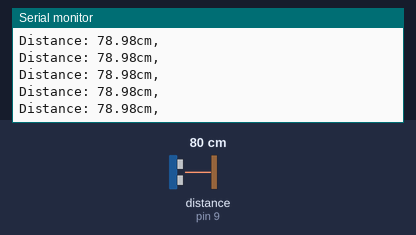
Recording of a sketch running on a simulated Arduino Uno, built with avr-gcc and run on an emulated ATmega328P. Parts: the last lines printed to the serial monitor. Wiring (inferred from the names in the program): ultrasonic range finder: trigger pin 8; echo pin 9. The inputs (shaded band) are chosen by the test bench; at power-on: distance to the obstacle (sensor on pin 9) 80 cm. The echo pulse lasts 58.3 µs per cm.

Above: at 1.2 s.
1.3 s: distance to the obstacle (sensor on pin 9) set to 2 cm
At 1.38 s:
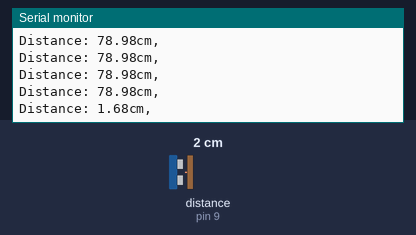
2.8 s: distance to the obstacle (sensor on pin 9) set to 4 cm
At 2.8 s:
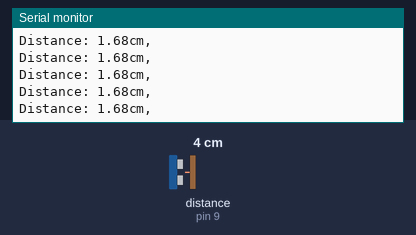
Timing chart, 0 to 5.8 s (numbered marks = the images above; inputs shaded):
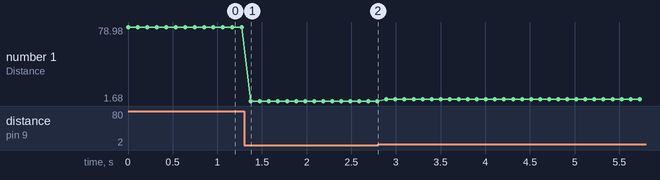

Measured:
- after the input at 1.3 s, the serial monitor: prints a new line after 0.08 s (image 1)
- plotted number 1: 78.98 → 1.68 after the input at 1.3 s, 1.68 → 3.66 after the input at 2.8 s

The sketch:

capteur_ultrason.ino
```cpp
// Robot sumo — test du capteur ultrason HC-SR04
// Mesure la distance devant le robot (détection de l'adversaire) et l'affiche
// sur le moniteur série (115200 bauds). TRIG sur la broche 8, ECHO sur la broche 9.


const byte TRIGGER_PIN = 8;
const byte ECHO_PIN = 9;


const unsigned long MEASURE_TIMEOUT = 25000UL; // 25ms = ~8m à 340m/s


const float SOUND_SPEED = 340.0 / 1000;


void setup() {


  Serial.begin(115200);


  pinMode(TRIGGER_PIN, OUTPUT);
  digitalWrite(TRIGGER_PIN, LOW);
  pinMode(ECHO_PIN, INPUT);
}


void loop() {

  digitalWrite(TRIGGER_PIN, HIGH);
  delayMicroseconds(10);  // le HC-SR04 demande une impulsion d'au moins 10 µs
  digitalWrite(TRIGGER_PIN, LOW);


  long measure = pulseIn(ECHO_PIN, HIGH, MEASURE_TIMEOUT);


  float distance_mm = measure / 2.0 * SOUND_SPEED;


  Serial.print(F("Distance: "));
 Serial.print(distance_mm / 10.0, 2);
  Serial.println(F("cm, "));

  delay(100);
}
```
